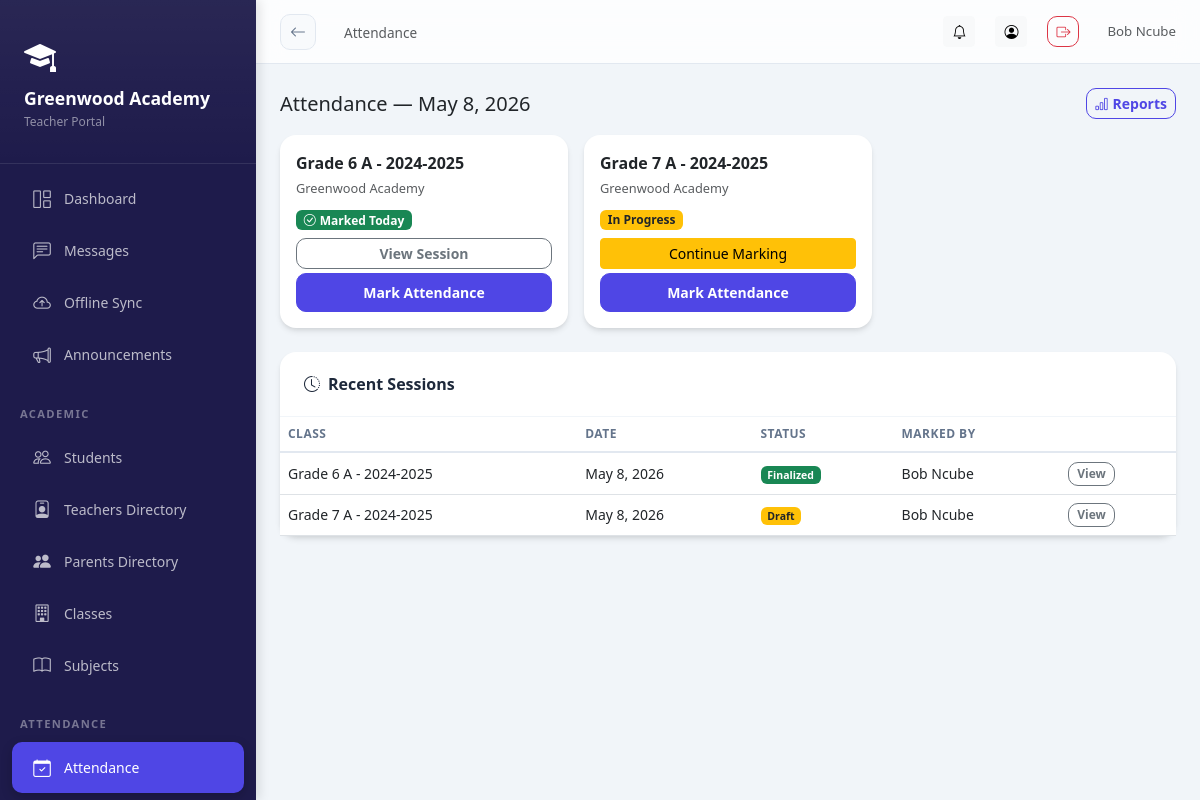
The app's page /attendance/ (signed in) with its own data.
### schools/models.py (models this page shows, shortened)
class School(models.Model):
    STATUS_CHOICES = [
        ('pending', 'Pending Approval'),
        ('active', 'Active'),
        ('suspended', 'Suspended'),
        ('rejected', 'Rejected'),
    ]
    name = models.CharField(max_length=200)
    subdomain = models.CharField(max_length=50, unique=True, db_index=True)
    email = models.EmailField()
    phone = models.CharField(max_length=20, blank=True)
    address = models.TextField(blank=True)
    logo = models.ImageField(upload_to='school_logos/', blank=True, null=True)
    theme_color = models.CharField(max_length=7, default='#4F46E5', help_text='Hex color code')
    motto = models.CharField(max_length=200, blank=True)
    status = models.CharField(max_length=20, choices=STATUS_CHOICES, default='pending')
    is_demo = models.BooleanField(default=False)
    created_at = models.DateTimeField(auto_now_add=True)
    updated_at = models.DateTimeField(auto_now=True)
    is_deleted = models.BooleanField(default=False)
    parent_registration_enabled = models.BooleanField(default=True)
    registration_token = models.CharField(max_length=100, unique=True, blank=True, null=True)
    subscription_active = models.BooleanField(default=False)
    subscription_expires = models.DateTimeField(null=True, blank=True)
    class Meta:
        ordering = ['-created_at']

class SchoolUser(SyncBaseModel):
    ROLE_CHOICES = [
        ('headmaster', 'Headmaster'),
        ('admin', 'School Admin'),
        ('teacher', 'Teacher'),
        ('student', 'Student'),
        ('parent', 'Parent'),
    ]
    user = models.ForeignKey(User, on_delete=models.CASCADE, related_name='school_memberships')
    school = models.ForeignKey(School, on_delete=models.CASCADE, related_name='members', db_index=True)
    role = models.CharField(max_length=20, choices=ROLE_CHOICES, db_index=True)
    is_active = models.BooleanField(default=True, db_index=True)
    signature = models.ImageField(upload_to='signatures/', blank=True, null=True)
    class Meta:
        unique_together = ['user', 'school']

### academics/models.py (models this page shows, shortened)
class ClassSection(SyncBaseModel):
    school = models.ForeignKey(School, on_delete=models.CASCADE, related_name='class_sections')
    class_level = models.ForeignKey(ClassLevel, on_delete=models.CASCADE, related_name='sections')
    section_name = models.CharField(max_length=20)  # e.g., "A", "B", "Science"
    class_teacher = models.ForeignKey(
        SchoolUser,
        on_delete=models.SET_NULL,
        null=True,
        blank=True,
        limit_choices_to={'role': 'teacher'},
        related_name='homeroom_classes'
    )
    academic_year = models.ForeignKey(AcademicYear, on_delete=models.CASCADE, related_name='sections')
    objects = TenantManager()
    all_objects = models.Manager()
    class Meta:
        unique_together = ['class_level', 'section_name', 'academic_year']
        ordering = ['class_level__order', 'section_name']
    def __str__(self):
        return f"{self.class_level.name} {self.section_name} - {self.academic_year.name}"

class ClassLevel(SyncBaseModel):
    school = models.ForeignKey(School, on_delete=models.CASCADE, related_name='class_levels')
    name = models.CharField(max_length=50)  # e.g., "Grade 1", "Class 5"
    order = models.IntegerField(default=0)
    objects = TenantManager()
    all_objects = models.Manager()
    class Meta:
        ordering = ['order', 'name']

class AcademicYear(SyncBaseModel):
    school = models.ForeignKey(School, on_delete=models.CASCADE, related_name='academic_years')
    name = models.CharField(max_length=50)  # e.g., "2024-2025"
    start_date = models.DateField()
    end_date = models.DateField()
    is_current = models.BooleanField(default=False)
    objects = TenantManager()
    all_objects = models.Manager()
    class Meta:
        ordering = ['-start_date']

### attendance/models.py (models this page shows, shortened)
class AttendanceSession(SyncBaseModel):
    school = models.ForeignKey(School, on_delete=models.CASCADE, related_name='attendance_sessions')
    class_section = models.ForeignKey(ClassSection, on_delete=models.CASCADE, related_name='attendance_sessions')
    date = models.DateField(default=timezone.now)
    marked_by = models.ForeignKey(SchoolUser, on_delete=models.SET_NULL, null=True, related_name='attendance_sessions')
    is_finalized = models.BooleanField(default=False)
    objects = TenantManager()
    all_objects = models.Manager()
    class Meta:
        unique_together = ['class_section', 'date']
        ordering = ['-date']

### attendance/views.py (the view)
# urls.py: path('', views.attendance_home, name='home'),
@login_required
def attendance_home(request):
    school = request.school
    school_user = SchoolUser.objects.filter(user=request.user, school=school).first()
    today = date.today()
    if school_user and school_user.role == 'teacher':
        classes = ClassSection.objects.filter(
            school=school,
            teacher_subjects__teacher=school_user
        ).distinct()
    else:
        classes = ClassSection.objects.filter(school=school)
    today_sessions = AttendanceSession.objects.filter(
        school=school, date=today
    ).select_related('class_section', 'marked_by__user')
    recent_sessions = AttendanceSession.objects.filter(
        school=school,
        date__gte=today - timedelta(days=7)
    ).select_related('class_section').order_by('-date')[:20]
    context = {
        'classes': classes,
        'today_sessions': today_sessions,
        'recent_sessions': recent_sessions,
        'today': today,
    }
    return render(request, 'attendance/attendance_home.html', context)

### core/models.py (called while the page is built)
    def get_queryset(self):
        queryset = super().get_queryset()
        school = get_current_school()
        if school:
            return queryset.filter(school=school)
        return queryset

### schools/context_processors.py (called while the page is built)
def school_context(request):
    school = getattr(request, 'school', None)
    school_role = ''
    if school and request.user.is_authenticated:
        try:
            su = SchoolUser.objects.get(user=request.user, school=school, is_active=True)
            school_role = su.role
        except SchoolUser.DoesNotExist:
            pass
    return {
        'current_school': school,
        'school_role': school_role,
    }

### templates/attendance/attendance_home.html (shortened to what this page needs)
{% extends "base_dashboard.html" %}
{% block page_title %}Attendance{% endblock %}
{% block content %}
<div class="d-flex justify-content-between align-items-center mb-3">
  <h5 class="mb-0">Attendance — {{ today }}</h5>
  <a href="{% url 'attendance:report' %}" class="btn btn-sm btn-outline-primary"><i class="bi bi-bar-chart me-1"></i>Reports</a>
</div>
<div class="row g-3 mb-4">
  {% for cs in classes %}
  <div class="col-md-4">
    <div class="card h-100">
      <div class="card-body">
        <div class="fw-semibold mb-1">{{ cs }}</div>
        <div class="text-muted mb-2" style="font-size:.8rem;">{{ cs.school.name }}</div>
        {% with today_sessions|dictsort:"class_section_id" as ts_list %}
        {% for s in today_sessions %}{% if s.class_section_id == cs.id %}
          {% if s.is_finalized %}
            <span class="badge bg-success mb-2"><i class="bi bi-check-circle me-1"></i>Marked Today</span>
            <a href="{% url 'attendance:session_detail' s.id %}" class="btn btn-sm btn-outline-secondary w-100">View Session</a>
          {% else %}
            <span class="badge bg-warning text-dark mb-2">In Progress</span>
            <a href="{% url 'attendance:mark' cs.id %}" class="btn btn-sm btn-warning w-100">Continue Marking</a>
          {% endif %}
        {% endif %}{% endfor %}
        {% endwith %}
        {% if school_role in 'headmaster,teacher' %}
        <a href="{% url 'attendance:mark' cs.id %}" class="btn btn-sm btn-primary w-100 mt-1">Mark Attendance</a>
        {% endif %}
      </div>
    </div>
  </div>
  {% empty %}
  <div class="col-12"><div class="alert alert-info">No classes found. Set up classes first.</div></div>
  {% endfor %}
</div>
{% if recent_sessions %}
<div class="card">
  <div class="card-header"><i class="bi bi-clock-history me-2"></i>Recent Sessions</div>
  <div class="card-body p-0">
    <table class="table table-hover mb-0">
      <thead><tr><th>Class</th><th>Date</th><th>Status</th><th>Marked By</th><th></th></tr></thead>
      <tbody>
        {% for s in recent_sessions %}
        <tr>
          <td>{{ s.class_section }}</td>
          <td>{{ s.date }}</td>
          <td>{% if s.is_finalized %}<span class="badge bg-success">Finalized</span>{% else %}<span class="badge bg-warning text-dark">Draft</span>{% endif %}</td>
          <td>{{ s.marked_by.user.get_full_name|default:"-" }}</td>
          <td><a href="{% url 'attendance:session_detail' s.id %}" class="btn btn-xs btn-outline-secondary" style="font-size:.75rem;padding:2px 8px;">View</a></td>
        </tr>
        {% endfor %}
      </tbody>
    </table>
  </div>
</div>
{% endif %}
{% endblock %}

### templates/base_dashboard.html (shortened to what this page needs)
<!DOCTYPE html>
<html lang="en">
<head>
<link rel="stylesheet" href="https://cdn.jsdelivr.net/npm/bootstrap@5.3.0/dist/css/bootstrap.min.css">
<link rel="stylesheet" href="https://cdn.jsdelivr.net/npm/bootstrap-icons@1.11.0/font/bootstrap-icons.css">
<link href="https://cdn.jsdelivr.net/npm/tom-select@2.2.2/dist/css/tom-select.bootstrap5.css" rel="stylesheet">
</head>
<body>
<div class="sidebar" id="sidebar">
  <div class="sidebar-brand">
    {% if current_school.logo %}
      <img src="{{ current_school.logo.url }}" alt="{{ current_school.name }}" class="rounded">
  {% else %}
    <i class="bi bi-mortarboard-fill text-white mb-2 d-block" style="font-size: 2rem;"></i>
  {% endif %}
  <h5>{{ current_school.name|default:"AcademiaLink" }}</h5>
  <small>{{ school_role|title }} Portal</small>
  </div>
  <nav class="py-2">
    <a href="{% url 'analytics:dashboard' %}" class="nav-link {% if request.path == '/analytics/dashboard/' %}active{% endif %}">
      <i class="bi bi-grid-1x2"></i> Dashboard
    </a>
    <a href="{% url 'messaging:list' %}" class="nav-link {% if 'messages' in request.path %}active{% endif %}">
      <i class="bi bi-chat-left-text"></i> Messages
    </a>
    <a href="{% url 'offline_sync' %}" class="nav-link {% if request.resolver_match.url_name == 'offline_sync' %}active{% endif %}">
      <i class="bi bi-cloud-arrow-up"></i>
      <span>Offline Sync</span>
    </a>
    <a href="{% url 'notifications:announcements' %}" class="nav-link {% if 'announcements' in request.path %}active{% endif %}">
      <i class="bi bi-megaphone"></i> Announcements
    </a>
    {% if school_role in 'headmaster,teacher' %}
    <div class="nav-section">Academic</div>
    <a href="{% url 'academics:student_list' %}" class="nav-link {% if 'students' in request.path %}active{% endif %}">
      <i class="bi bi-people"></i> Students
    </a>
    {% if school_role in 'headmaster,teacher,admin' %}
    <a href="{% url 'academics:teacher_list' %}" class="nav-link {% if 'teachers' in request.path %}active{% endif %}">
      <i class="bi bi-person-badge"></i> Teachers Directory
    </a>
    <a href="{% url 'academics:parent_list' %}" class="nav-link {% if 'parents' in request.path %}active{% endif %}">
      <i class="bi bi-people-fill"></i> Parents Directory
    </a>
    {% endif %}
    <a href="{% url 'academics:class_section_list' %}" class="nav-link {% if 'sections' in request.path %}active{% endif %}">
      <i class="bi bi-building"></i> Classes
    </a>
    <a href="{% url 'academics:subject_list' %}" class="nav-link {% if 'subjects' in request.path %}active{% endif %}">
      <i class="bi bi-book"></i> Subjects
    </a>
    <div class="nav-section">Attendance</div>
    <a href="{% url 'attendance:home' %}" class="nav-link {% if 'attendance' in request.path %}active{% endif %}">
      <i class="bi bi-calendar-check"></i> Attendance
    </a>
    <div class="nav-section">Results</div>
    {% endif %}
  </nav>
</div>
<div class="main-content">
  <div class="topbar">
    <div class="topbar-left">
      <a href="javascript:history.back()" class="btn-back d-none d-md-flex" id="global-back-btn" title="Go Back">
        <i class="bi bi-arrow-left"></i>
      </a>
      <nav aria-label="breadcrumb" class="d-none d-md-block">
        <span class="text-muted" style="font-size:.85rem;">{% block page_title %}{% endblock %}</span>
      </nav>
    </div>
    <div class="topbar-right">
        <a href="{% url 'notifications:list' %}" class="btn btn-sm btn-light position-relative" title="Notifications">
        <i class="bi bi-bell"></i>
      </a>
      <a href="{% url 'accounts:profile' %}" class="btn btn-sm btn-light" title="Profile">
        <i class="bi bi-person-circle"></i>
      </a>
      <a href="{% url 'accounts:logout' %}" class="btn btn-sm btn-outline-danger" title="Logout">
        <i class="bi bi-box-arrow-right"></i>
      </a>
      <span class="text-muted d-none d-md-inline-block ms-2" style="font-size:.83rem;">
        {{ user.get_full_name|default:user.username }}
      </span>
    </div>
  </div>
  <div class="page-content">
    {% block content %}{% endblock %}
  </div>
</div>
</body>
</html>

### records on screen
School: name "Greenwood Academy"
SchoolUser: role "Teacher"
ClassSection: class_level+section_name+academic_year "Grade 6 A - 2024-2025", school.name "Greenwood Academy"
AttendanceSession: is_finalized True (drawn), class_section "Grade 6 A - 2024-2025", date "May 8, 2026", marked_by.user.get_full_name "Bob Ncube"
ClassSection: class_level+section_name+academic_year "Grade 7 A - 2024-2025", school.name "Greenwood Academy"
AttendanceSession: is_finalized "In Progress", class_section "Grade 7 A - 2024-2025", date "May 8, 2026", marked_by.user.get_full_name "Bob Ncube"

### other values on screen
{{ user.get_full_name|default:user.username }} "Bob Ncube"
